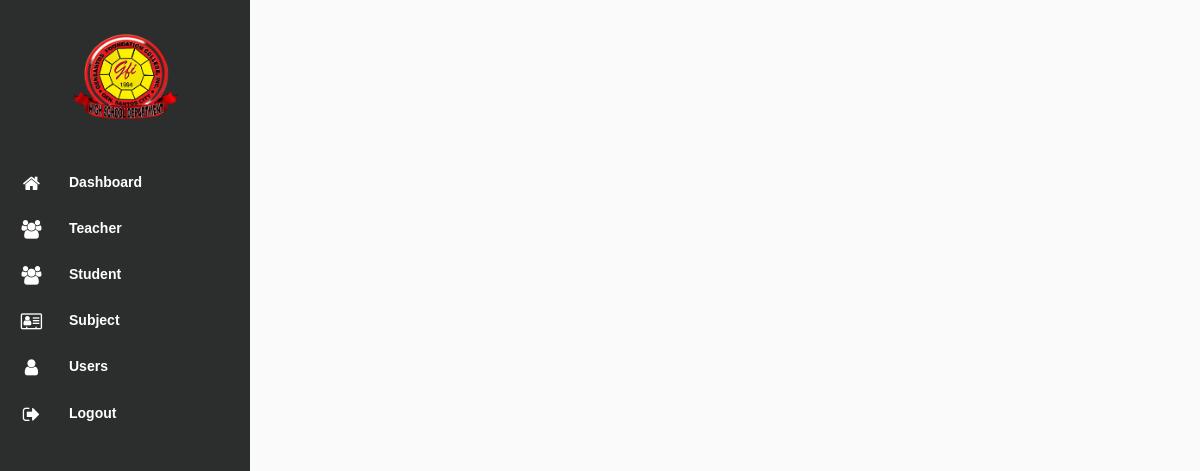
The app's page /modules/Student/edit.php?id=00003 (signed in), older data.
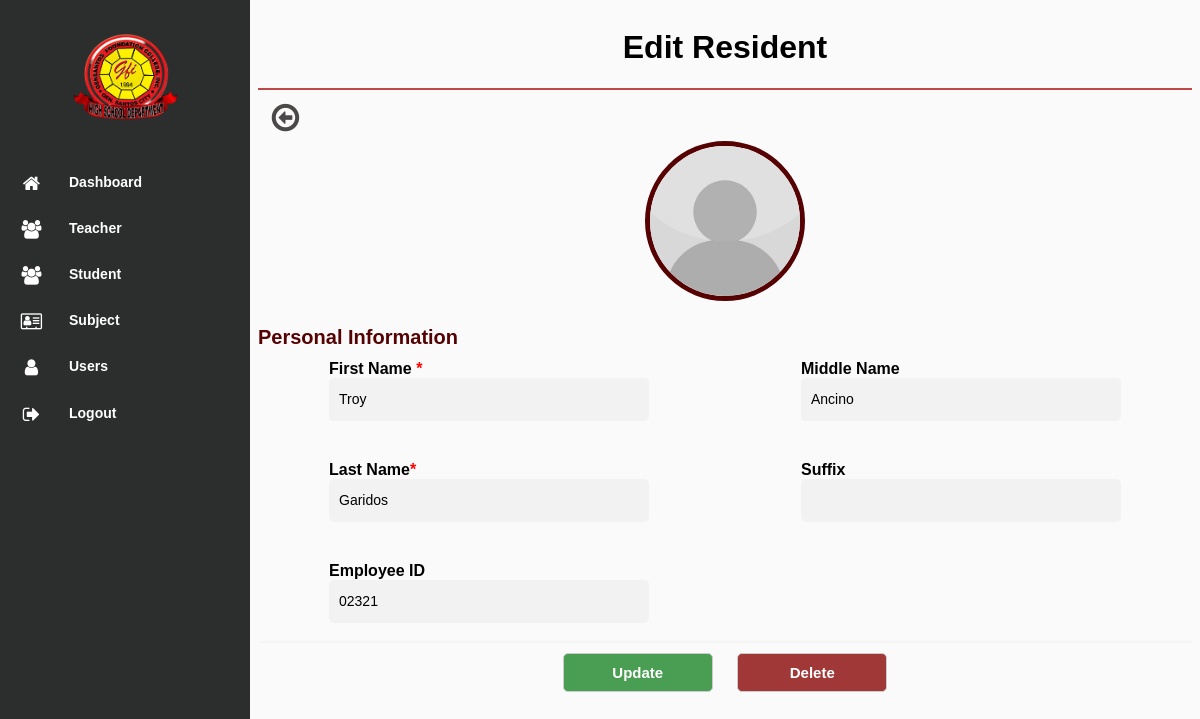
The same page, newer data.
### tables this page shows
CREATE TABLE `teacher` (
  `id` int(5) UNSIGNED ZEROFILL NOT NULL,
  `first_name` varchar(255) NOT NULL,
  `middle_name` varchar(255) NOT NULL,
  `last_name` varchar(255) NOT NULL,
  `suffix` varchar(255) NOT NULL,
  `employee_id` varchar(255) NOT NULL,
  `email_address` varchar(255) NOT NULL,
  `date_created` datetime NOT NULL DEFAULT current_timestamp(),
  `del_status` varchar(255) NOT NULL
);

### modules/Student/edit.php (the view, shortened to what this page needs)
<!DOCTYPE html>
<html lang="en">
<head>
    <link rel="stylesheet" type="text/css" href="../../assets/css/font-awesome-4.7.0/css/menu.css">
    <link rel="stylesheet" type="text/css" href="../../assets/css/font-awesome-4.7.0/css/style.css">
    <link rel="stylesheet" type="text/css" href="../../assets/css/font-awesome-4.7.0/css/font-awesome.min.css"
        rel="stylesheet">
    <link rel="stylesheet" href="../../assets/css/jquery.dataTables.min.css">
</head>
<body>
    <?php
$page = 'Resident';
include "../../navbar.php";
include "../../db_conn.php";
$id = $_GET['id'];
$squery =  mysqli_query($conn, "SELECT * from teacher Where id = '$id'");
while ($row = mysqli_fetch_array($squery)) {
 ?>
        <div class="content">
            <div class="header">
                <h1>Edit <?php if ($page) {echo $page;} ?></h1>
            </div>
        <a href="./" class="back"><i class="fa fa-arrow-circle-o-left fa-2x"></i></a>
        <form class="row g-3" action="update.php?id=<?php echo $row['id']?>" method="post">
        <div class="image" id="image">
                <img src="../../assets/img/default.jpeg" alt="">
            </div>
            <h3>Personal Information</h3>
            <div class="grid-container grid-container--fill">
                <div class="grid-item">
                    <label class="form-label">First Name <span class="required">*</span></label>
                    <input type="text" class="form-control" name="first_name" value="<?php echo $row['first_name'] ?>" required>
                </div>
                <div class="grid-item">
                    <label class="form-label">Middle Name</label>
                    <input type="text" class="form-control" id="name" name="middle_name"
                    value = "<?php echo $row['middle_name']; ?>">
                </div>
                <div class="grid-item">
                    <label class="form-label">Last Name<span class="required">*</span></label>
                    <input type="text" class="form-control" id="name" name="last_name"
                    value = "<?php echo $row['last_name']; ?>" required>
                </div>
                <div class="grid-item">
                    <label class="form-label">Suffix</label>
                    <input type="text" class="form-control" id="name" name="suffix"
                    value = "<?php echo $row['suffix']; ?>"  >
                </div>
                <div class="grid-item">
                    <label class="form-label">Employee ID</label>
                    <input type="text" class="form-control" id="name" name="employee_id"
                    value = "<?php echo $row['employee_id']; ?>"  >
                </div>
            </div>
            <div class="footer">
            <button class="save" type="submit">Update</button>
            <button class="delete" id="delBtn" type="button" onclick="del()">Delete</button>
            </div>
        </form>
        </div>
        <?php } ?>
</body>
</html>

Row changes from the older to the newer data that the page shows:
added teacher: first_name "Troy", middle_name "Ancino", last_name "Garidos", employee_id "02321"
